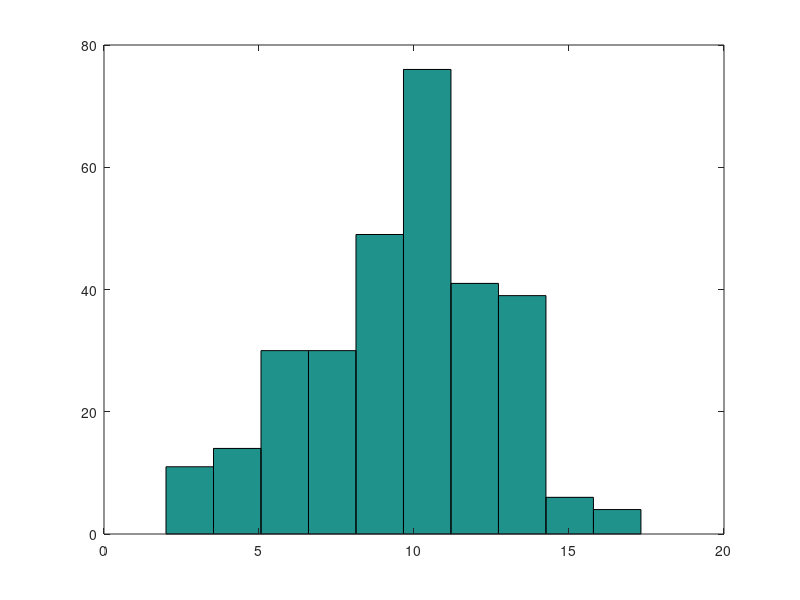

Recreate this plot in MATLAB.
 clc
%Definir constantes
l=10;                %largo de eje
p=2;                 %atenuación
n1=300;                %No particulas
n2 = 3;                %No de dimensiones 
sumatoria=0;

%Inicio de programa
V=((2*l)/p)+1;           %valores permitidos
d=round(unifrnd(1,V,n1,n2)); 
for i=1:n1
  for j=1:n2
    d(i,j)=((d(i,j)-1)*p)-l;
 endfor
endfor
%d                 %Muestra matriz generada

for i=1:n1        %Operaciones de distancia
  Z=d(i,:);
  z=Z.^2;
  s=sum(z);
  R=sqrt(s);
  r(1,i)=R;
  endfor
  
hist (r)
 
